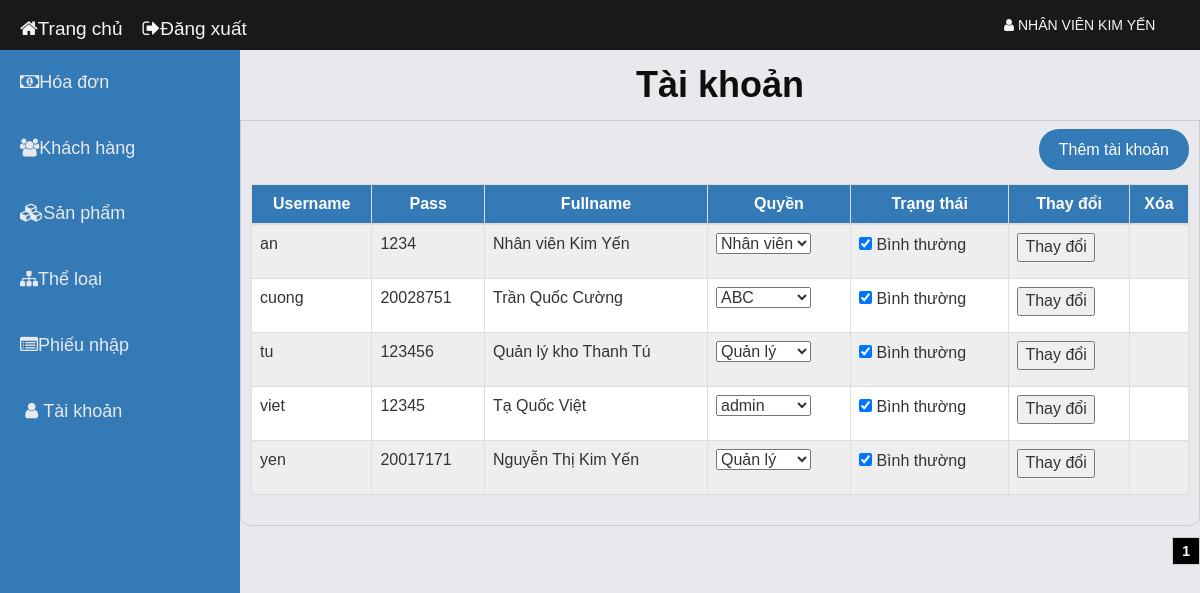
Page /admin/admin.php?muc=10&tmuc=Tài+khoản (signed in) on the committed database.
### tables this page shows
CREATE TABLE `danhmuc` (
  `id` int(10) UNSIGNED NOT NULL,
  `icon_dm` varchar(255) NOT NULL,
  `ten_danhmuc` varchar(191) NOT NULL
);

CREATE TABLE `taikhoang` (
  `trang_thai` tinyint(4) NOT NULL,
  `id_quyen` int(10) UNSIGNED NOT NULL,
  `username` varchar(50) NOT NULL,
  `pass` varchar(50) NOT NULL,
  `fullname` varchar(50) NOT NULL
);

CREATE TABLE `quyen` (
  `id` int(10) UNSIGNED NOT NULL,
  `ten_quyen` varchar(191) NOT NULL
);

### admin/function.php (called while the page is built, shortened)
<?php
function executeResult($sql){
    $con=mysqli_connect(HOST,USERNAME,PASSWORD,DATABASE);
    $result=mysqli_query($con,$sql);
    $data =[];
    if($result != null){
        while($row =mysqli_fetch_array($result, 1)){
            $data[]=$row;
        }
    }
     return $data;
}
?>

### admin/giaodien/taikhoan.php (the view, shortened to what this page needs)
<?php
    include_once("./connect_db.php");
    if (!empty($_SESSION['nguoidung'])) {
        $con = mysqli_connect($host, $user, $password, $database);
        $item_per_page = (!empty($_GET['per_page'])) ? $_GET['per_page'] : 10;
        $current_page = (!empty($_GET['page'])) ? $_GET['page'] : 1;
        $offset = ($current_page - 1) * $item_per_page;
        $taikhoang = mysqli_query($con, "SELECT `trang_thai`, `id_quyen`, `username`, `pass`, `fullname`,`id`, `ten_quyen` FROM `taikhoang`, `quyen` WHERE `id`=`id_quyen` ORDER BY `username` ASC LIMIT " . $item_per_page . " OFFSET " . $offset."");
    ?>
<div class="main-content">
            <h1>Tài khoản</h1>
            <div class="product-items">
            <div class="buttons">
                    <a href="admin.php?act=addtk">Thêm tài khoản</a>
                </div>
                <div class="table-responsive-sm ">
                    <table class="table table-bordered table-striped table-hover">
                        <thead >
                            <tr>
                                <th>Username</th>
                                <th>Pass</th>
                                <th>Fullname</th>
                                <th>Quyền</th>
                                <th>Trạng thái</th>
                                <th>Thay đổi</th>
                                <th>Xóa</th>
                            </tr>
                        </thead>
                        <tbody>
                             <?php
                            while ($row = mysqli_fetch_array($taikhoang)) {
                            ?>
                                <tr>
                                    <td><?= $row['username'] ?></td>
                                    <td><?= $row['pass'] ?></td>
                                    <td><?= $row['fullname'] ?></td>
                                    <td><form method="POST" action="./xulythem.php?id=<?= $row['username'] ?>">
                                    <select name="quyen"><option value="<?=$row['id_quyen']?>"><?=$row['ten_quyen']?></option></select></td>
                                    <td>
                                        <input type="checkbox" name="trangthai"<?php if($row['trang_thai']==0) echo "checked";?> >
                                        <?php if($row['trang_thai']==0) echo "Bình thường"; else echo"Bị khóa";?>
                                    </td>
                                    <td><input type="submit" name="btntksua"value="Thay đổi"></td></form>
                                    <td><?php if($row['trang_thai']==1){?><a href="admin.php?act=xoatk&id=<?= $row['username'] ?>" onclick="return confirm('Are you sure you want to delete this item?');">Xóa</a><?php }?></td>
                                </tr>
                                <?php } ?>
                        </tbody>
                    </table>
                </div>
            </div>
        <?php
        include './pagination.php';
        ?>
        </div>
    <?php
    }
    ?>

### admin/giaodien/leftmenu.php (shortened to what this page needs)
<div class ="Suafix">
    <ul class="input-select2" >
    <?php
            $sql = "select id, ten_danhmuc, icon_dm from danhmuc,quyendahmuc where `id_danhmuc`=`id` AND `id_quyen`=" . $_SESSION['quyen'] . "";
            $list = executeResult($sql);
            foreach ($list as $item) {
                echo '<li class="item"><a href="admin.php?muc=' . $item['id'] . '&tmuc=' . urlencode($item['ten_danhmuc']) . '" class="d-flex align-items-center">';
                echo $item['icon_dm'];
                echo '<span class="ml-2">' . $item['ten_danhmuc'] . '</span>';
                echo '</a></li>';
            }
        ?>
    </ul>
</div>

### admin/css/style.css (style rules this page uses)
body { font-family: 'Montserrat', sans-serif; font-weight: 400; color: #333; background-color: #B9BABC; }
h1, h2, h3, h4, h5, h6 { color: #2B2D42; font-weight: 700; margin: 0 0 10px; }
a { color: #2B2D42; font-weight: 500; -webkit-transition: 0.2s color; transition: 0.2s color; }
ul, ol { margin: 0; padding: 0; list-style: none }
#leftmenu div { color: white; width: 100%; display: block; float: left; }
.input-select2 a { color: #e9e9ed; }

### admin/css/style2.css (style rules this page uses)
#body #leftmenu .input-select2 { padding: 0px; }
#body #leftmenu .input-select2 li.item a { padding: 20px; display: inline-block; width: 100%; font-size: 18px; transition: 0.3s; }
#body #content .main-content { width: 100%; margin: 0; }
#body #content .main-content h1 { padding: 15px; margin: 0px; color: rgb(15, 15, 15); text-align: center; }

### admin/css/admin_style.css (style rules this page uses)
body { font-family: arial; padding : 0; margin : 0; font-size : 14px; }
h1 { text-align: center; }
.product-items { padding : 10px; border : 1px solid #ccc; border-radius: 0 0 10px 10px; }
.buttons { text-align : right; font-weight : bold; font-size : 16px; margin-bottom: 15px; line-height : 38px; }
.buttons a { transition : 0.7s; background-color: #337ab7; color : white; padding : 12px 20px; border-radius : 20px; text-decoration : none; }
a { text-decoration: none; }
.main-content { float : left; width : 900px; margin-left: 20px; }
.product-items table th { background-color:#337ab7; text-align:center; color:#FFF }
.product-items table { border-collapse:collapse; }
.product-items table tr:nth-child(odd) { background-color: #eee; }
.product-items table tr:nth-child(even) { background-color:white; }
.product-items table th { background-color:#337ab7; text-align:center; }

### rows in the picture
danhmuc: ten_danhmuc "Hóa đơn"
danhmuc: ten_danhmuc "Khách hàng"
danhmuc: ten_danhmuc "Sản phẩm"
danhmuc: ten_danhmuc "Thể loại"
danhmuc: ten_danhmuc "Phiếu nhập"
danhmuc: ten_danhmuc "Tài khoản"
taikhoang: username "an", pass "1234", fullname "Nhân viên Kim Yến", quyen "Nhân viên", trang_thai "☑", shows "Bình thường"
taikhoang: username "cuong", pass "20028751", fullname "Trần Quốc Cường", quyen "ABC", trang_thai "☑", shows "Bình thường"
taikhoang: username "tu", pass "123456", fullname "Quản lý kho Thanh Tú", quyen "Quản lý", trang_thai "☑", shows "Bình thường"
taikhoang: username "viet", pass "12345", fullname "Tạ Quốc Việt", quyen "admin", trang_thai "☑", shows "Bình thường"
taikhoang: username "yen", pass "20017171", fullname "Nguyễn Thị Kim Yến", quyen "Quản lý", trang_thai "☑", shows "Bình thường"

### other values in the picture
$_SESSION['nguoidung'] "NHÂN VIÊN KIM YẾN"
